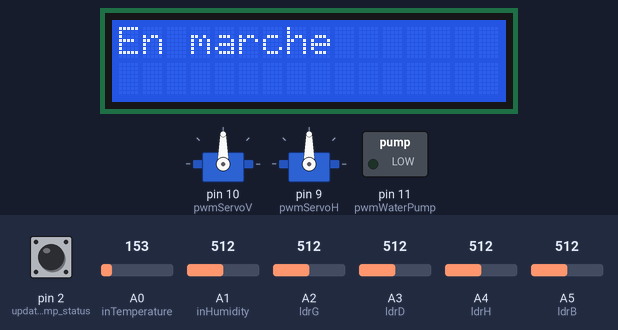
Bench run of a sketch on a simulated Arduino Uno, built with avr-gcc and run on an emulated ATmega328P. Parts: 16×2 character LCD, 2 × servo, switched loads named in the sketch (green lamp = pin HIGH). The inputs (shaded band) are chosen by the test bench; at power-on: pin 2 (update_waterPump_status) LOW, A2 (ldrG) = 512, A4 (ldrH) = 512, A3 (ldrD) = 512, A5 (ldrB) = 512, A0 (inTemperature) = 153, A1 (inHumidity) = 512.

Above: at 4.3 s.
4.4 s: pin 2 (update_waterPump_status) pulled HIGH for 1.35 s
At 5.8 s:
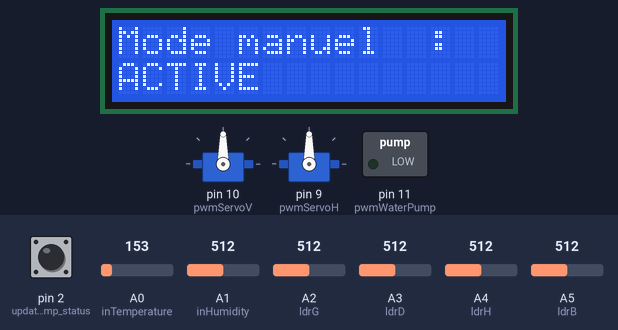
10.1 s: pin 2 (update_waterPump_status) pulled HIGH for 1.35 s
At 11.3 s:
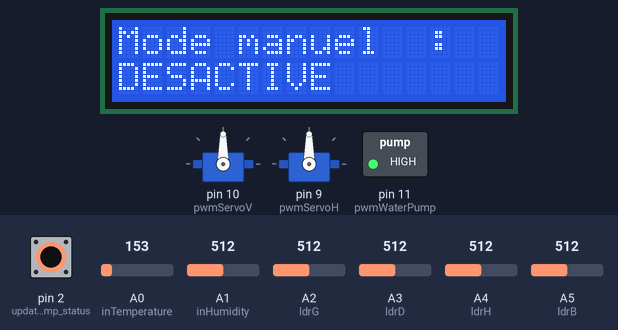
15.8 s: A2 (ldrG) set to 716
At 17.7 s:
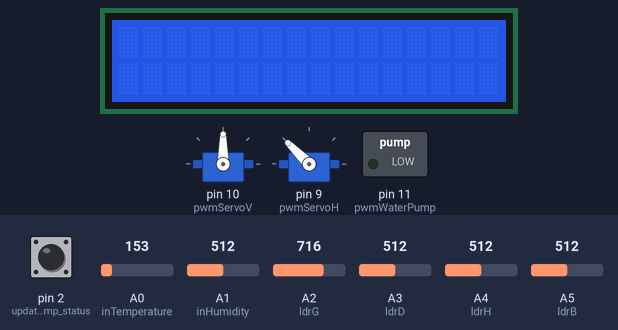
18.0 s: A4 (ldrH) set to 716
At 19.6 s:
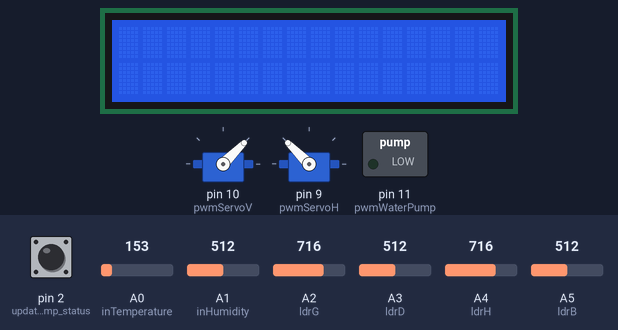
20.2 s: A3 (ldrD) set to 716
At 21.3 s:
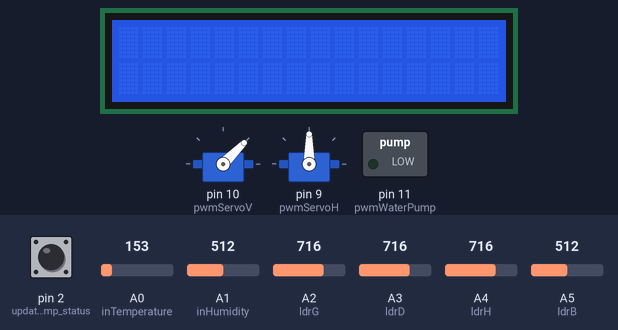
22.4 s: A5 (ldrB) set to 886
At 24.2 s:
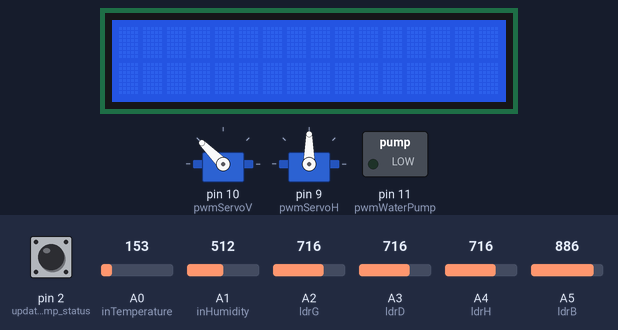
Timing chart, 0 to 25.6 s (numbered marks = the images above; inputs shaded):
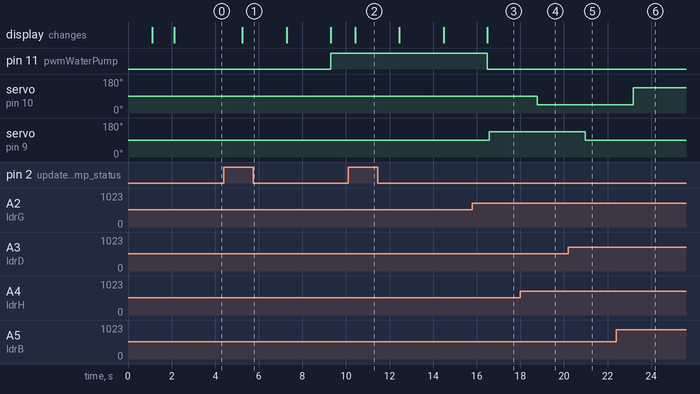

The sketch:

main.ino
```cpp
#include <Servo.h>
#include <Adafruit_LiquidCrystal.h>


// CONSTANTES ############################################

// Ecran LCD
Adafruit_LiquidCrystal lcdScreen_1(0);

// Servo moteurs : Rotation des panneaux solaires
Servo servoH;
const int pwmServoH =  9;
const int servoHLimNeu = 90;
const int servoHLimMin = 45;
const int servoHLimMax = 135;
Servo servoV;
const int pwmServoV =  10;
const int servoVLimNeu = 90;
const int servoVLimMin = 45;
const int servoVLimMax = 135;

// Photorésistances : Rotation des panneaux solaires
const int ldrH = A4; // Haut
const int ldrB = A5; // Bas
const int ldrG = A2; // Gauche
const int ldrD = A3; // Droite
const int PRMax = 310;
const int PRMin = 1;

// Capteur de Température : Température ambiante
const int inTemperature = A0;

// Humidité : Humidité du sol
const int inHumidity = A1;
const int humidityMax = 876.0;

// Pompe à eau
const int pwmWaterPump =  11;

// Paramètre du système
const float LIMIT_LOW_HUMIDITY = 30.;
const float LIMIT_HIGH_TEMPERATURE = 35.;
bool launchPumpManually = false;


// FONCTIONS #############################################

void print_start_setup()
{
  lcdScreen_1.setCursor(0, 0);
  lcdScreen_1.print("Lancement du");
  lcdScreen_1.setCursor(0, 1);
  lcdScreen_1.print("systeme en cours");
  delay(1000);
}

void print_stop_setup()
{
  lcdScreen_1.clear();
  lcdScreen_1.print("Configuration");
  lcdScreen_1.setCursor(0, 1);
  lcdScreen_1.print("terminee");
  delay(1000);
  lcdScreen_1.clear();
  lcdScreen_1.print("En marche");
  delay(1000);
}

void setup()
{
  Serial.begin(9600);
  lcdScreen_1.begin(16, 2);
  print_start_setup();
  servoV.attach(pwmServoV);
  servoH.attach(pwmServoH);
  servoV.write(servoVLimNeu);
  servoH.write(servoHLimNeu);
  pinMode(pwmWaterPump, OUTPUT);
  print_stop_setup();
}

// Température en degrés celsius
float get_temperature_in_C()
{
  float analog = analogRead(inTemperature);
  float digital = analog * 5./1024;
  return round((digital - 0.5) * 100);
}

// Humidité du sol en %
float get_humidity_in_percentage()
{
  float analog = analogRead(inHumidity);
  return analog * 100 / humidityMax;
}

// Afficher la température et l'humidité sur l'ecran LCD
void show_temp_humidity_in_lcd(float t, float h)
{
  lcdScreen_1.clear();
  lcdScreen_1.print("Temp : ");
  lcdScreen_1.print(int(t));
  lcdScreen_1.print(" C");
  lcdScreen_1.setCursor(0, 1);
  lcdScreen_1.print("Humidite : ");
  lcdScreen_1.print(int(h));
  lcdScreen_1.print(" %");
}

// Rotation des panneaux solaires en fonction
// de la position du soleil
void update_panels_positions()
{
  int VldrH = analogRead(ldrH);
  int VldrB = analogRead(ldrB);
  int VldrG = analogRead(ldrG);
  int VldrD = analogRead(ldrD);
  // Verticalement
  if (VldrH > VldrB) servoV.write(servoVLimMin);
  else if(VldrH < VldrB) servoV.write(servoVLimMax);
  else servoV.write(servoVLimNeu);
  // Horizontalement
  if (VldrG > VldrD) servoH.write(servoHLimMax);
  else if(VldrG < VldrD) servoH.write(servoHLimMin);
  else servoH.write(servoHLimNeu);
  delay(1000);
}

// Allumer/Eteindre la pompe
// En fonction de l'état du bouton poussoir
// et de la température/humidité ambiantes
void update_waterPump_status()
{
  int buttonState = digitalRead(2);
  if(buttonState == HIGH){
    if(launchPumpManually == true){
      lcdScreen_1.clear();
      lcdScreen_1.print("Mode manuel  : ");
      lcdScreen_1.setCursor(0, 1);
      lcdScreen_1.print("DESACTIVE");
      launchPumpManually = false;
      delay(2000);
    }else{
      lcdScreen_1.clear();
      lcdScreen_1.print("Mode manuel  : ");
      lcdScreen_1.setCursor(0, 1);
      lcdScreen_1.print("ACTIVE");
      launchPumpManually = true;
      delay(2000);
    }
  }
  float temperature = get_temperature_in_C();
  float humidity = get_humidity_in_percentage();
  if (launchPumpManually || (( temperature >=  LIMIT_HIGH_TEMPERATURE) && (humidity <= LIMIT_LOW_HUMIDITY))){
    if(digitalRead(pwmWaterPump) == LOW){
      show_temp_humidity_in_lcd(temperature, humidity);
      delay(2000);
      lcdScreen_1.clear();
      lcdScreen_1.print("Arrosage en");
      lcdScreen_1.setCursor(0, 1);
      lcdScreen_1.print("cours ...");
    }
    digitalWrite(pwmWaterPump, HIGH);
  }else{
    if(digitalRead(pwmWaterPump) == HIGH)
    {
      lcdScreen_1.clear();
      lcdScreen_1.print("Arret de");
      lcdScreen_1.setCursor(0, 1);
      lcdScreen_1.print("l'arrosage");
      delay(2000);
      show_temp_humidity_in_lcd(temperature, humidity);
      delay(2000);
      lcdScreen_1.clear();
    }
    digitalWrite(pwmWaterPump, LOW);
  }
}


// MAIN ##################################################

void loop()
{
  update_panels_positions();
  update_waterPump_status();
  delay(100);
}
```

Measured:
- after the input at 4.4 s, pin 11 (pwmWaterPump): LOW → HIGH after 4.9 s; the display: changes after 0.85 s (image 1)
- after the input at 10.1 s, the display: changes after 0.33 s (image 2)
- after the input at 15.8 s, servo on pin 9 (pwmServoH): 90° → 135° after 0.78 s
- after the input at 18.0 s, servo on pin 10 (pwmServoV): 90° → 45° after 0.78 s
- after the input at 20.2 s, servo on pin 9 (pwmServoH): 135° → 90° after 0.78 s
- after the input at 22.4 s, servo on pin 10 (pwmServoV): 45° → 135° after 0.78 s
